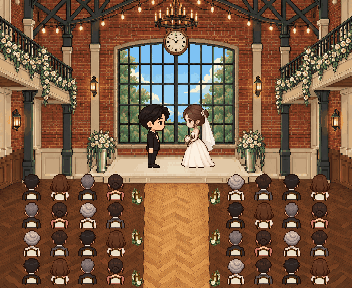
#> input picture tools/round10-ceremony-facing.png, 352 x 288 px
$ python -i prepare_round8_maps.py   (imports and definitions only)
#> lines starting #> are read from the running program, lines starting #| are printed output that depends on the picture
#> further down, picture is the input picture: PIL image 352x288 RGBA; mean R, G, B, A 125.5, 92.7, 67.5, 255
"""Selectively normalize generated round-8 map art to the requested world grid.

No character, existing PNG, scene or runtime code is modified. Source art is
generated by built-in imagegen; this script controls geometry, palette and joins.
"""
import hashlib
import json
from pathlib import Path
from PIL import Image, ImageDraw

ROOT = Path(__file__).resolve().parents[1]
SIZES = {'hub-top':(352,256), 'hub-repeat':(352,288), 'hub-bottom':(352,320), 'guestbook-bg':(352,448)}
G = (144,173,89); N = (239,219,177)


def inverse(value, source, target):
    for i in range(len(target)-1):
        if value <= target[i+1]:
            return source[i]+(value-target[i])*(source[i+1]-source[i])/(target[i+1]-target[i])
    return source[-1]-1


def rows(im, source, target):
    result=Image.new('RGB',im.size)
#> result: PIL image 352x288 RGB; every value is 0
    for a,b,c,d in zip(source,source[1:],target,target[1:]):
        result.paste(im.crop((0,a,352,b)).resize((352,d-c),Image.Resampling.BOX),(0,c))
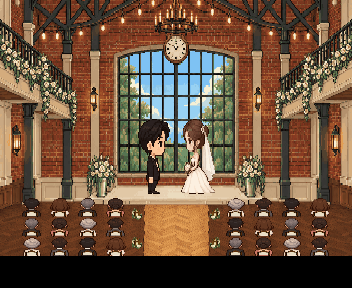
#> result: PIL image 352x288 RGB; mean R, G, B 111.1, 84.2, 63
    return result


# [5 lines left out: function columns, not called in this run]


def top_geometry(im):
    # Source surface/steps were too high; put the generated painted surfaces
    # on the requested y128..164 and y164..184, without redrawing them.
    im=rows(im,[0,6,112,136,154,256],[0,8,128,164,184,256])
    profiles=[([0,108,120,232,244,352],[0,88,101,251,264,352]),
              ([0,59,110,242,293,352],[0,45,101,251,307,352]),
              ([0,90,135,218,263,352],[0,88,128,224,264,352])]
    result=Image.new('RGB',im.size)
    for y in range(256):
        if y<112: a=b=0; t=0
        elif y<128: a,b,t=0,1,(y-112)/16
        elif y<176: a=b=1; t=0
        elif y<192: a,b,t=1,2,(y-176)/16
        else: a=b=2; t=0
        for x in range(352):
            sx=(1-t)*inverse(x,*profiles[a])+t*inverse(x,*profiles[b])
            result.putpixel((x,y),im.getpixel((max(0,min(351,round(sx))),y)))
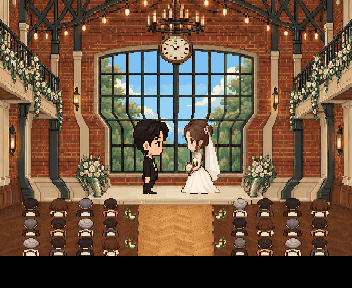
#> result: PIL image 352x288 RGB; mean R, G, B 111.6, 86.1, 65.4
    return result


# [14 lines left out: function normalize_color, not called in this run]


def plain_sand(rgb):
    r,g,b=rgb[:3]
    return r>205 and g>175 and r>=g and g>b+12


# [75 lines left out: function main, not called in this run]


# [1 line not run here, left out]

>>> from PIL import Image
>>> picture = Image.open('round10-ceremony-facing.png')
>>> result = top_geometry(picture)
